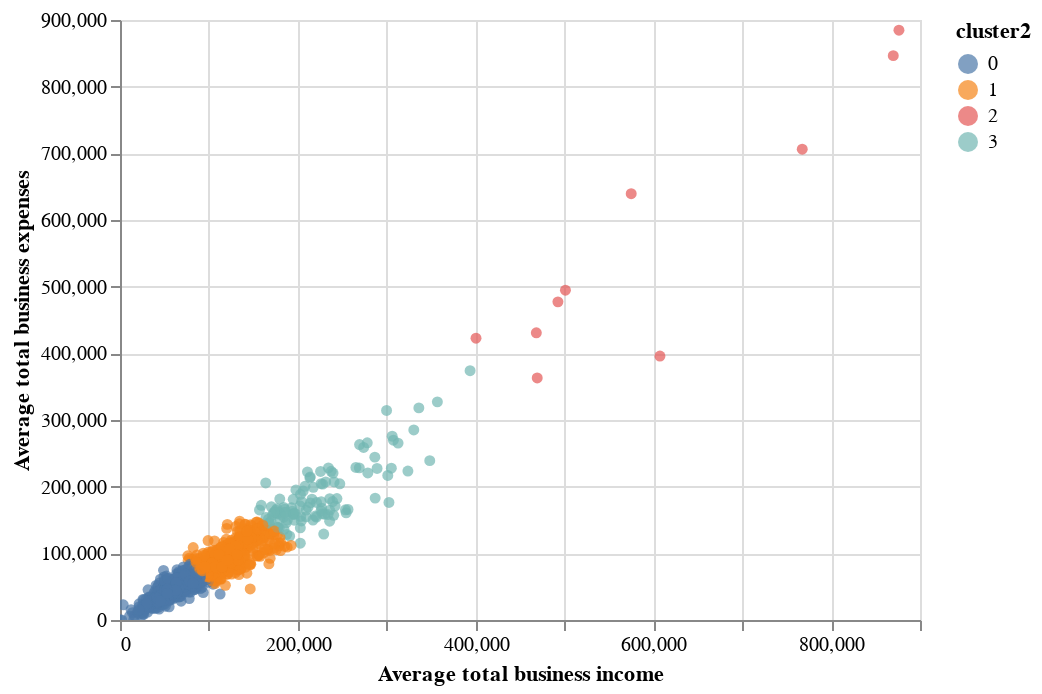

The notebook cell saved with this chart:
### Code cell
alt.Chart(df).mark_circle().encode(x='Average total business income', y='Average total business expenses', color='cluster2:N', tooltip=['Postcode', 'cluster2', 'Average total business income', 'Average total business expenses']).interactive()

### Figure 1 — Vega-Lite specification as saved in the notebook (floating-point values rounded to 4 significant figures; data arrays with more than 128 entries replaced by an {"elided": "..."} marker saying what was removed)
{"config": {"view": {"continuousWidth": 400, "continuousHeight": 300}}, "data": {"name": "data-178f7b6463ec9bb548ce64587d511a31"}, "mark": "circle", "encoding": {"color": {"type": "nominal", "field": "cluster2"}, "tooltip": [{"type": "quantitative", "field": "Postcode"}, {"type": "quantitative", "field": "cluster2"}, {"type": "quantitative", "field": "Average total business income"}, {"type": "quantitative", "field": "Average total business expenses"}], "x": {"type": "quantitative", "field": "Average total business income"}, "y": {"type": "quantitative", "field": "Average total business expenses"}}, "selection": {"selector003": {"type": "interval", "bind": "scales", "encodings": ["x", "y"]}}, "$schema": "https://vega.github.io/schema/vega-lite/v4.8.1.json", "datasets": {"data-178f7b6463ec9bb548ce64587d511a31": {"elided": "2473 records"}}}
